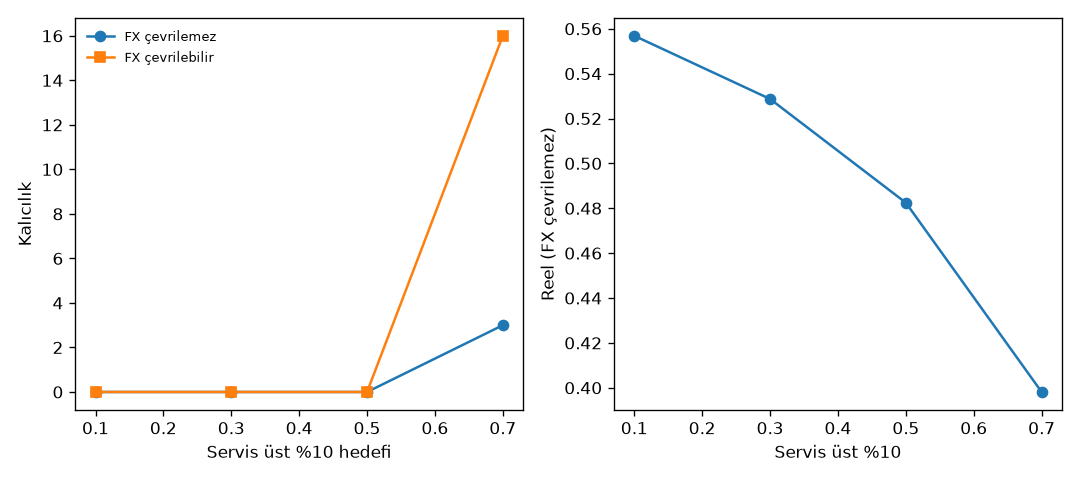

Write the Python code that produced this figure.
"""Tur 14: servis konsantrasyonu baglayici mi. Kurallar kosudan once.

MC 50, tohum TOHUM+14000+s. Mev 0.70 sabit x servis 0.10/0.30/0.50/0.70 (FX ayri).
Kontrol: servis esit x mev 0.10/0.40/0.70.
Lider servis sifir: mev70+srv70, liderin servis payi esit dagitilir.

Curutme: srv 0.10->0.70 kal medyan fark < 2 ve p>0.05 -> servis baglayici elenir.
Lider srv sifir kal dusmuyorsa tek dugum servisi elenir.
"""

from __future__ import annotations

import json
import os
from pathlib import Path

import matplotlib

matplotlib.use("Agg")
import matplotlib.pyplot as plt
import numpy as np
import pandas as pd
from scipy.stats import spearmanr

import odeme_zinciri as oz
from odeme_dagilim import ISARET, N_FIRMA, agirlik, kos, stok_yukle, ust10
from odeme_gercek import ESIK_VALF
from odeme_kons7 import ag_kur_v2
from odeme_kons8 import lider_dagit, wilcoxon_paired

KOK = Path(__file__).resolve().parent
N_MC = 8 if os.environ.get("ODEME_SMOKE") else 50
SEED0 = oz.TOHUM + 14000
MEV70 = 0.70
SRV_GRID = (0.10, 0.30, 0.50, 0.70)
MEV_KONTROL = (0.10, 0.40, 0.70)
PI = 0.0


def agirlik_mev_srv(s: int, mev_k: float, srv_k: float | None) -> tuple[np.ndarray, np.ndarray, np.ndarray]:
    eq = np.full(N_FIRMA, 1.0 / N_FIRMA)
    mev_w = eq.copy() if mev_k <= 0.101 else agirlik(N_FIRMA, mev_k, SEED0 + s)
    if srv_k is None:
        srv_w = eq.copy()
    else:
        srv_w = eq.copy() if srv_k <= 0.101 else agirlik(N_FIRMA, srv_k, SEED0 + 50000 + s)
    return mev_w, srv_w, eq.copy()


def metrikler(h, yavas, pak, v0: float) -> dict:
    net = pak["net"]
    k = net["kucuk"]
    top = h[oz.F_REEL]
    pay = h[oz.F_REEL_KU] / top if top > 1e-8 else float("nan")
    defter = float(net["w0"][net["idx_ku_al"]].sum() / net["w0"].sum()) if net["w0"].sum() > 0 else float("nan")
    return {
        "kal": float(h[oz.F_KAL]),
        "yerel": float(h[oz.F_YEREL]),
        "reel": float(h[oz.F_REEL] / (v0 * oz.T)),
        "yk": float(np.median(yavas[k]) / oz.T) if np.any(k) else 0.0,
        "fazla": float(pay - defter) if np.isfinite(pay) else float("nan"),
        "ust10_mev": float(pak.get("ust10_mev", float("nan"))),
        "ust10_srv": float(pak.get("ust10_srv", float("nan"))),
    }


def kos_hucre(stok, mev_k: float, srv_k: float | None, fx: bool, s: int, srv_w_override=None) -> dict:
    mev_w, srv_w, alac_w = agirlik_mev_srv(s, mev_k, srv_k)
    if srv_w_override is not None:
        srv_w = srv_w_override
    pak = ag_kur_v2(stok, mev_w, srv_w, alac_w)
    h, _, yavas = kos(pak, PI, fx)
    v0 = float(pak["net"]["w0"].sum())
    return {"s": s, **metrikler(h, yavas, pak, v0)}


def grid_mev70(stok) -> pd.DataFrame:
    rows = []
    for srv_k in SRV_GRID:
        for fx in (False, True):
            for s in range(N_MC):
                rows.append(
                    {"test": "mev70_srv", "mev_k": MEV70, "srv_k": srv_k, "fx": fx, **kos_hucre(stok, MEV70, srv_k, fx, s)}
                )
    return pd.DataFrame(rows)


def grid_mev_kontrol(stok) -> pd.DataFrame:
    rows = []
    for mev_k in MEV_KONTROL:
        for fx in (False, True):
            for s in range(N_MC):
                rows.append(
                    {"test": "mev_kontrol", "mev_k": mev_k, "srv_k": None, "fx": fx, **kos_hucre(stok, mev_k, None, fx, s)}
                )
    return pd.DataFrame(rows)


def lider_servis(stok) -> pd.DataFrame:
    rows = []
    for fx in (False, True):
        for lider_sifir in (False, True):
            for s in range(N_MC):
                mev_w, srv_w, alac_w = agirlik_mev_srv(s, MEV70, MEV70)
                sw = lider_dagit(srv_w, int(np.argmax(mev_w))) if lider_sifir else srv_w
                pak = ag_kur_v2(stok, mev_w, sw, alac_w)
                h, _, yavas = kos(pak, PI, fx)
                v0 = float(pak["net"]["w0"].sum())
                rows.append(
                    {
                        "test": "lider_srv",
                        "fx": fx,
                        "lider_srv_sifir": lider_sifir,
                        "s": s,
                        **metrikler(h, yavas, pak, v0),
                    }
                )
    return pd.DataFrame(rows)


def ozet(df: pd.DataFrame) -> pd.DataFrame:
    keys = [c for c in df.columns if c not in ("kal", "yerel", "reel", "yk", "fazla", "s")]
    return df.groupby(keys, dropna=False).agg(
        kal=("kal", "mean"),
        yerel=("yerel", "mean"),
        reel=("reel", "mean"),
        yk=("yk", "mean"),
        fazla=("fazla", "median"),
    ).reset_index()


def grafik(tablo: pd.DataFrame, dosya: Path) -> None:
    fig, ax = plt.subplots(1, 2, figsize=(9, 4))
    sub = tablo[(tablo.test == "mev70_srv") & tablo.fx]
    if sub.empty:
        plt.close(fig)
        return
    x = np.array(SRV_GRID)
    ax[0].plot(x, [sub[sub.srv_k == k].kal.iloc[0] for k in SRV_GRID], "o-", label="FX çevrilemez")
    sub2 = tablo[(tablo.test == "mev70_srv") & (~tablo.fx)]
    ax[0].plot(x, [sub2[sub2.srv_k == k].kal.iloc[0] for k in SRV_GRID], "s-", label="FX çevrilebilir")
    ax[0].set_xlabel("Servis üst %10 hedefi")
    ax[0].set_ylabel("Kalıcılık")
    ax[0].legend(frameon=False, fontsize=8)
    ax[1].plot(x, [sub[sub.srv_k == k].reel.iloc[0] for k in SRV_GRID], "o-")
    ax[1].set_xlabel("Servis üst %10")
    ax[1].set_ylabel("Reel (FX çevrilemez)")
    fig.tight_layout()
    fig.savefig(dosya, dpi=120)
    plt.close(fig)


def rapor(sonuc: dict, ozet_df: pd.DataFrame) -> str:
    k = sonuc["karar"]
    s = [
        "# Ödeme zinciri, tur 14: servis konsantrasyonu",
        "",
        sonuc["uyari"],
        "",
        "## Hüküm",
        "",
        sonuc["ozet"],
        "",
        "## Varsayımlar",
        "",
        f"150 firma. Lider = en yüksek mevduatlı sentetik düğüm (isim yok). MC {N_MC}, tohum {SEED0}+s. "
        f"π = {PI} (Tur 7 ile uyum). Valf eşiği {ESIK_VALF}. FX çevrilebilir/çevrilemez ayrı.",
        "",
        f"Servis konsantrasyonu bağlayıcı: {k['srv_baglayici']}. Tek düğüm servisi: {k['lider_srv_belirler']}. "
        f"Mevduat tek başına (servis eşit): kal FX çevrilebilir mev70 = {k['mev70_eq_kal_fxroll']:.2f}.",
        "",
        f"Spearman (mev70_srv, FX çevrilebilir): servis–kalıcılık {k['sp_srv_kal']:.3f} (p = {k['sp_srv_kal_p']:.4g}).",
        f"Spearman (mev_kontrol, FX çevrilemez): mevduat–kalıcılık {k['sp_mev_kal']:.3f} (p = {k['sp_mev_kal_p']:.4g}).",
        "",
        "### Mev 0,70 × servis (ortalama)",
        "",
        "| srv %10 | FX | Kalıcılık | Yerel | Küçük yavaş | Reel |",
        "| ---: | --- | ---: | ---: | ---: | ---: |",
    ]
    m = ozet_df[ozet_df.test == "mev70_srv"]
    for _, r in m.iterrows():
        s.append(
            f"| {r.srv_k:.2f} | {'çevrilemez' if r.fx else 'çevrilebilir'} | {r.kal:.2f} | {r.yerel:.2f} | "
            f"{r.yk:.3f} | {r.reel:.3f} |"
        )
    s.extend(["", "### Mevduat kontrol (servis eşit)", "", "| Mev %10 | FX | Kalıcılık | Reel |", "| ---: | --- | ---: | ---: |"])
    c = ozet_df[ozet_df.test == "mev_kontrol"]
    for _, r in c.iterrows():
        s.append(f"| {r.mev_k:.2f} | {'çevrilemez' if r.fx else 'çevrilebilir'} | {r.kal:.2f} | {r.reel:.3f} |")
    s.extend([
        "",
        f"### Lider servis sıfır (mev70+srv70, FX çevrilebilir): kal fark medyan {k['lider_dkal']:.2f}, p = {k['lider_p']:.4g}.",
        "",
        "Tekrar: `python3 odeme_zinciri.py`.",
        "",
        "Dosyalar: `odeme_kons14_hucre.csv`, `odeme_kons14.png`, `odeme_kons14_sonuc.json`.",
        "",
    ])
    return "\n".join(s)


def main_kons14() -> None:
    stok = stok_yukle()
    print("kons14", N_MC, "seed", SEED0, flush=True)
    df1 = grid_mev70(stok)
    df2 = grid_mev_kontrol(stok)
    df3 = lider_servis(stok)
    df = pd.concat([df1, df2, df3], ignore_index=True)
    df.to_csv(KOK / "odeme_kons14_hucre.csv", index=False)
    oz = ozet(df)
    grafik(oz, KOK / "odeme_kons14.png")

    # Servis 0.10 vs 0.70 paired (mev70), FX rollable where tur7 effect
    d10 = df1[(df1.srv_k == 0.10) & (~df1.fx)].sort_values("s")
    d70 = df1[(df1.srv_k == 0.70) & (~df1.fx)].sort_values("s")
    p_srv, d_srv = wilcoxon_paired(d70["kal"], d10["kal"], "greater")
    srv_baglayici = bool(d_srv >= 2.0 and p_srv < 0.05)

    # Also check FX non-rollover
    d10f = df1[(df1.srv_k == 0.10) & df1.fx].sort_values("s")
    d70f = df1[(df1.srv_k == 0.70) & df1.fx].sort_values("s")
    p_srv2, d_srv2 = wilcoxon_paired(d70f["kal"], d10f["kal"], "greater")

    sp_srv, sp_srv_p = spearmanr(
        df1[~df1.fx]["srv_k"], df1[~df1.fx]["kal"]
    ) if len(df1) > 3 else (float("nan"), float("nan"))
    sp_mev, sp_mev_p = spearmanr(
        df2[df2.fx]["mev_k"], df2[df2.fx]["kal"]
    ) if len(df2) > 3 else (float("nan"), float("nan"))

    mev70_eq = df2[(df2.mev_k == 0.70) & (~df2.fx)]["kal"].mean()

    ld = df3[(df3.fx == False) & (~df3.lider_srv_sifir)].sort_values("s")
    ls = df3[(df3.fx == False) & df3.lider_srv_sifir].sort_values("s")
    p_ld, d_ld = wilcoxon_paired(ld["kal"], ls["kal"], "greater")
    lider_srv_belirler = bool(d_ld >= 2.0 and p_ld < 0.05)

    karar = {
        "srv_baglayici": srv_baglayici,
        "srv_fark_roll": d_srv,
        "srv_p_roll": p_srv,
        "srv_fark_fx": d_srv2,
        "srv_p_fx": p_srv2,
        "sp_srv_kal": float(sp_srv),
        "sp_srv_kal_p": float(sp_srv_p),
        "sp_mev_kal": float(sp_mev),
        "sp_mev_kal_p": float(sp_mev_p),
        "mev70_eq_kal_fxroll": mev70_eq,
        "lider_dkal": d_ld,
        "lider_p": p_ld,
        "lider_srv_belirler": lider_srv_belirler,
    }

    ozet_metin = (
        f"Mev 0,70: servis 0,10→0,70 kal fark (FX çevrilebilir) medyan {d_srv:.2f}, p = {p_srv:.3g}; "
        f"FX çevrilemez {d_srv2:.2f}, p = {p_srv2:.3g}. "
        f"Servis konsantrasyonu {'desteklenir' if srv_baglayici else 'elenir (kayıtlı eşik)'}. "
        f"Mevduat tek başına (servis eşit) kal çevrilebilir mev70 = {mev70_eq:.2f}. "
        f"Lider servis sıfır: kal fark {d_ld:.2f}, p = {p_ld:.3g} — "
        f"{'tek düğüm servisi desteklenir' if lider_srv_belirler else 'elenir'}."
    )

    def _jd(o):
        if isinstance(o, float) and (np.isnan(o) or np.isinf(o)):
            return None
        raise TypeError(type(o))

    sonuc = {
        "uyari": "Lider sentetik; TCMB sektör payı. Kenar varsayım.",
        "ozet": ozet_metin,
        "karar": karar,
        "n_mc": N_MC,
        "seed0": SEED0,
    }
    (KOK / "odeme_kons14_sonuc.json").write_text(
        json.dumps(sonuc, ensure_ascii=False, indent=2, default=_jd) + "\n",
        encoding="utf-8",
    )
    eski = (KOK / "ODEME_ZINCIRI.md").read_text(encoding="utf-8")
    if eski.startswith("# Ödeme zinciri, tur 14") and ISARET in eski:
        eski = eski.split(ISARET, 1)[1]
    (KOK / "ODEME_ZINCIRI.md").write_text(rapor(sonuc, oz) + ISARET + eski, encoding="utf-8")
    print(ozet_metin)


if __name__ == "__main__":
    main_kons14()
